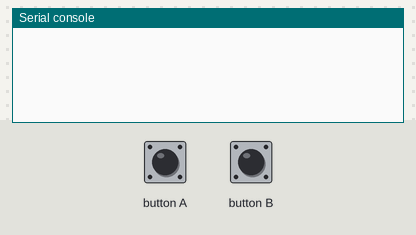
The program below on a simulated BBC micro:bit running MicroPython. On the bench: the last lines printed to the serial console. The test bench sets the inputs (shaded band). No radio messages arrive unless stated (any console line starting 'radio sent:' is added by the test bench).

Above: at 1.2 s.
1.3 s: button A pressed for 0.15 s
At 2.6 s:
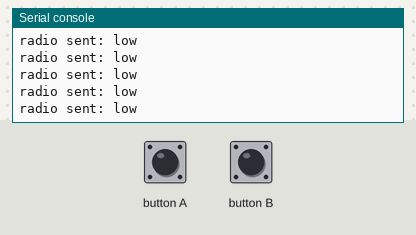
2.9 s: button B pressed for 0.15 s
At 3.9 s:
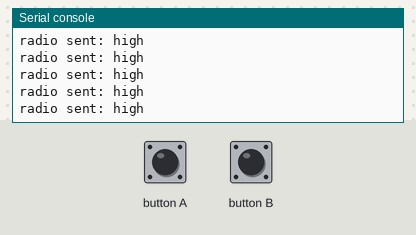

The program:

Microbit1.py
```python
from microbit import *
import radio
radio.config(group=7)
radio.on()
variation=0
while True:

    if button_a.is_pressed():
        radio.send('low')

    if button_b.is_pressed():
        radio.send('high')
```

Measured:
- after the input at 1.3 s, the serial console: prints a new line at once (image 1)
- after the input at 2.9 s, the serial console: prints a new line at once (image 2)
